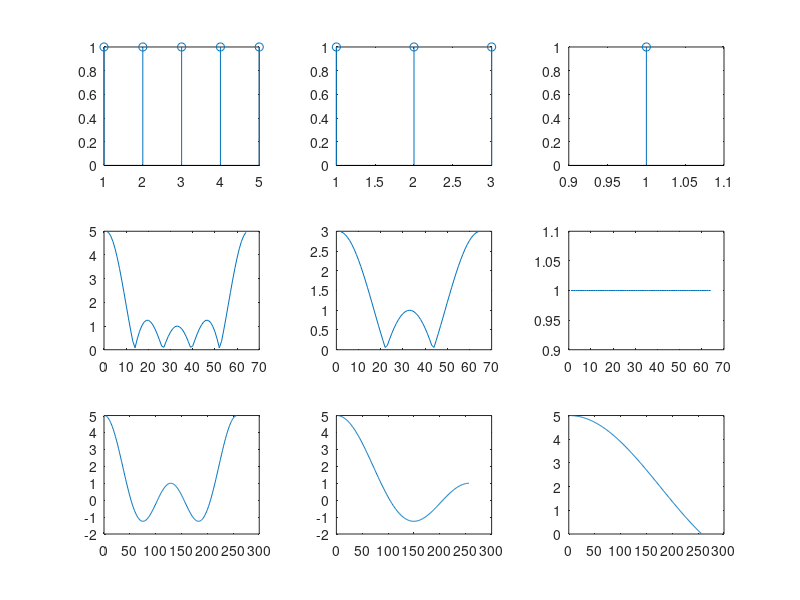

The MATLAB source for this figure:
clear all
close all
clc
N_fft=64
n=5
x=ones(1,n);
om=0:pi/128:2*pi-pi/128;

M1=2
x1=x(1:M1:end)

M2=5
x2=x(1:M2:end)

subplot(3,3,1)
stem(x)

subplot(3,3,4)
plot(abs(fft(x,N_fft)))

subplot(3,3,7)
plot(sin(n*om/2)./sin(om/2))

subplot(3,3,2)
stem(x1)

subplot(3,3,5)
plot(abs(fft(x1,N_fft)))

subplot(3,3,8)
plot(sin(n*om/(2*M1))./sin(om/(2*M1)))

subplot(3,3,3)
stem(x2)

subplot(3,3,6)
plot(abs(fft(x2,N_fft)))

subplot(3,3,9)
plot(sin(n*om/(2*M2))./sin(om/(2*M2)))
